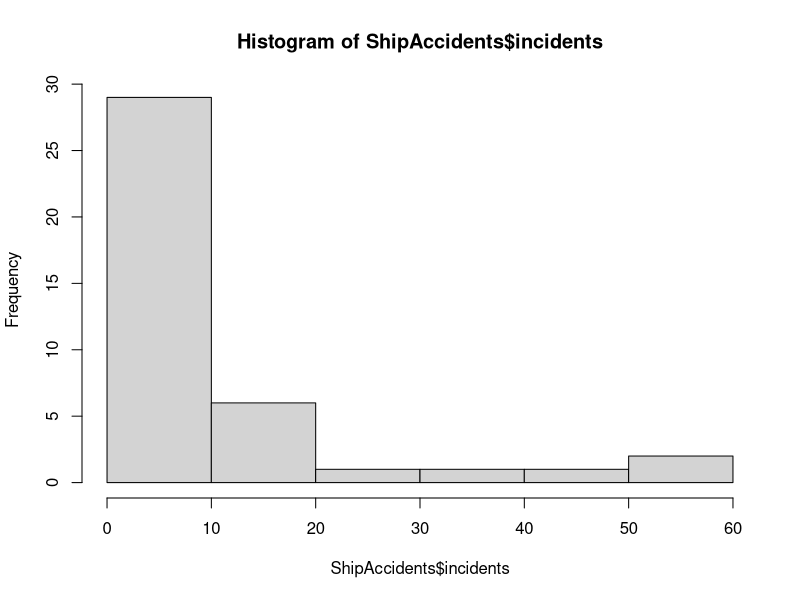
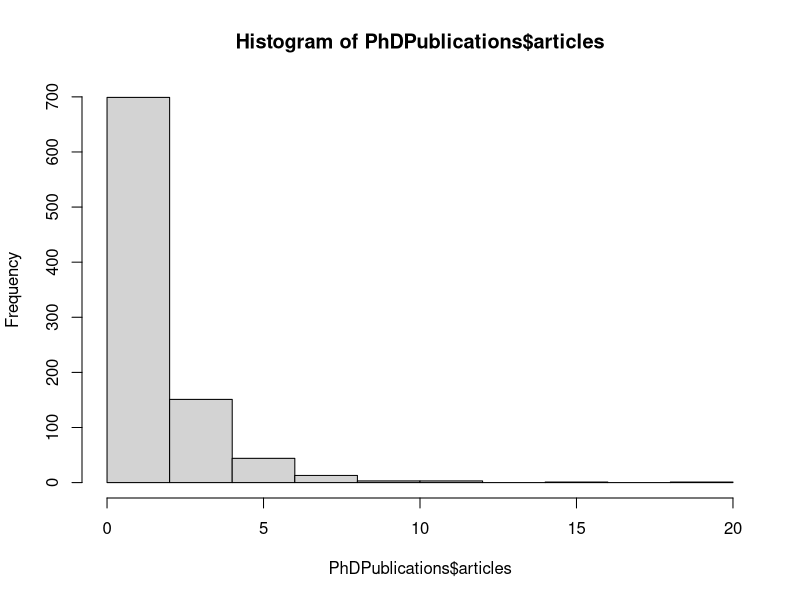
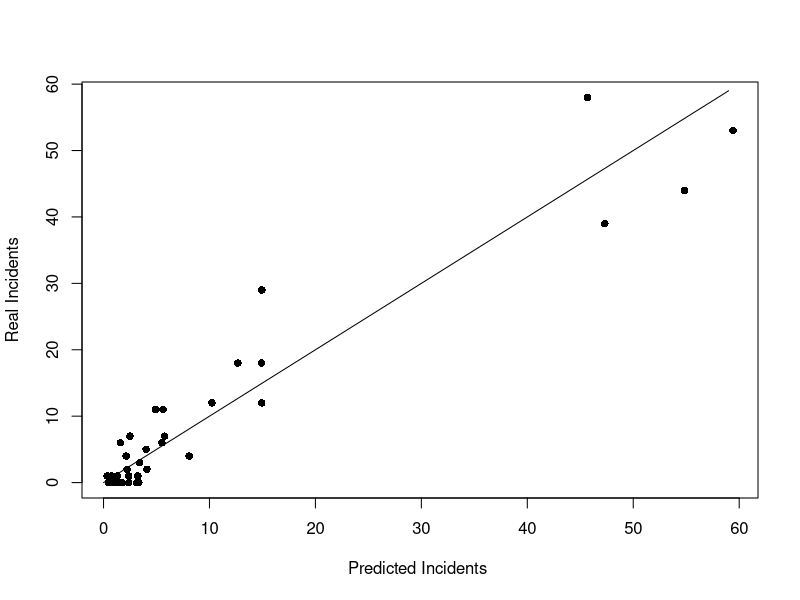
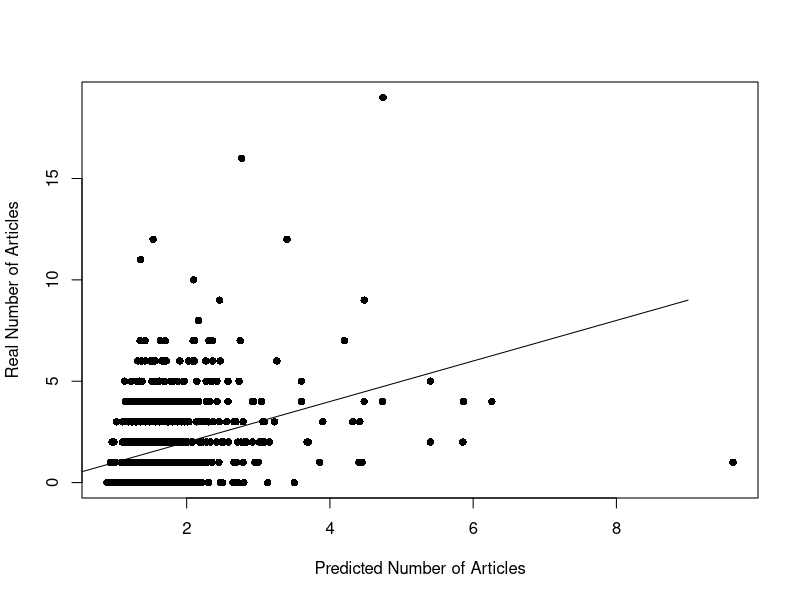

Write R code to recreate these figures, in order.
## ---- chunk 1
library(AER)
library(MASS)
## ---- chunk 2
data(ShipAccidents)
## ---- chunk 3
hist(ShipAccidents$incidents)
## ---- chunk 4
data(PhDPublications)
## ---- chunk 5
?PhDPublications
## ---- chunk 6
hist(PhDPublications$articles)
## ---- chunk 7
ship.model <- glm(incidents ~ ., data = ShipAccidents, family = poisson)
## ---- chunk 8
summary(ship.model)
## ---- chunk 9
incidents.predicted <- predict(ship.model, ShipAccidents, type = "response")
## ---- chunk 10
plot(incidents.predicted, ShipAccidents$incidents, pch = 16, xlab = "Predicted Incidents ", ylab = "Real Incidents")
lines(seq(0,max(incidents.predicted)), seq(0,max(incidents.predicted)))
## ---- chunk 11
publications.model <- glm(articles ~ ., PhDPublications, family = poisson)
## ---- chunk 12
summary(publications.model)
## ---- chunk 13
articles.predicted <- predict(publications.model, PhDPublications, type = "response")
## ---- chunk 14
plot(articles.predicted, PhDPublications$articles, pch = 16, xlab = "Predicted Number of Articles", ylab = "Real Number of Articles")
lines(seq(0,max(articles.predicted)), seq(0,max(articles.predicted)))
## ---- chunk 15
step(ship.model, direction = "backward")
## ---- chunk 16
step(publications.model, direction = "backward")
## ---- chunk 17
publications.model.2 <- glm(articles ~ gender + married + kids + mentor, PhDPublications, family = poisson)
summary(publications.model.2)
## ---- chunk 18
print(publications.model$aic)
print(publications.model.2$aic)
## ---- chunk 19
deviance(ship.model)/df.residual(ship.model) 
## ---- chunk 20
ship.model.qs <- glm(incidents ~ ., data = ShipAccidents, family = quasipoisson)
## ---- chunk 21
pchisq(summary(ship.model.qs)$dispersion * ship.model$df.residual, ship.model$df.residual, lower = F)
## ---- chunk 22
dispersiontest(ship.model)
## ---- chunk 23
ship.model.nb <- glm.nb(incidents ~ ., data = ShipAccidents)
summary(ship.model.nb)
## ---- chunk 24
deviance(ship.model.nb)/df.residual(ship.model.nb) 
## ---- chunk 25
deviance(publications.model.2)/df.residual(publications.model.2) 
## ---- chunk 26
dispersiontest(publications.model.2)
## ---- chunk 27
publications.nb.model <- glm.nb(articles ~ gender + married + kids + mentor, data = PhDPublications)
summary(publications.nb.model)
## ---- chunk 28
deviance(publications.nb.model)/df.residual(publications.nb.model) 
